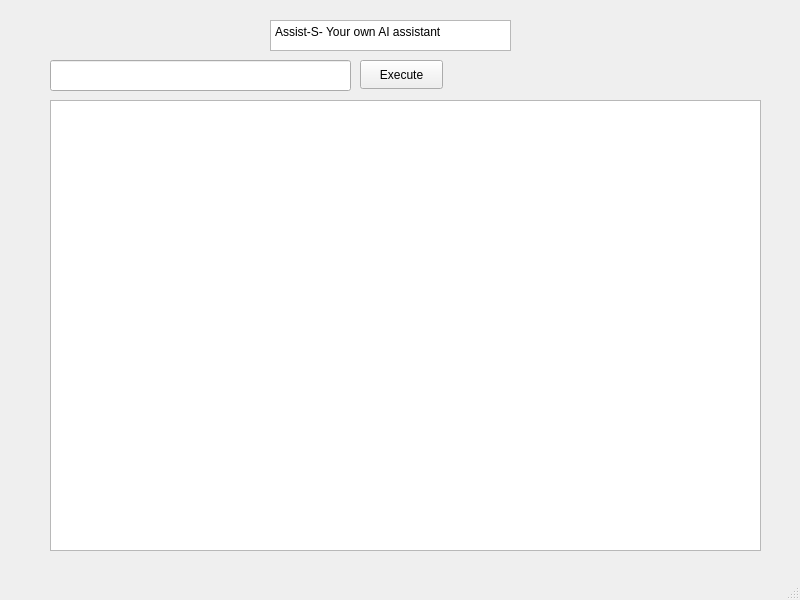
<?xml version="1.0" encoding="UTF-8"?>
<ui version="4.0">
 <class>MainWindow</class>
 <widget class="QMainWindow" name="MainWindow">
  <property name="geometry">
   <rect>
    <x>0</x>
    <y>0</y>
    <width>800</width>
    <height>600</height>
   </rect>
  </property>
  <property name="windowTitle">
   <string>MainWindow</string>
  </property>
  <widget class="QWidget" name="centralwidget">
   <widget class="QLineEdit" name="commandLine">
    <property name="geometry">
     <rect>
      <x>50</x>
      <y>60</y>
      <width>301</width>
      <height>31</height>
     </rect>
    </property>
   </widget>
   <widget class="QPushButton" name="executeButton">
    <property name="geometry">
     <rect>
      <x>360</x>
      <y>60</y>
      <width>83</width>
      <height>29</height>
     </rect>
    </property>
    <property name="text">
     <string>Execute</string>
    </property>
   </widget>
   <widget class="QTextEdit" name="outputRes">
    <property name="geometry">
     <rect>
      <x>50</x>
      <y>100</y>
      <width>711</width>
      <height>451</height>
     </rect>
    </property>
   </widget>
   <widget class="QPlainTextEdit" name="textTitle">
    <property name="geometry">
     <rect>
      <x>270</x>
      <y>20</y>
      <width>241</width>
      <height>31</height>
     </rect>
    </property>
    <property name="plainText">
     <string>Assist-S- Your own AI assistant</string>
    </property>
   </widget>
  </widget>
  <widget class="QStatusBar" name="statusbar"/>
 </widget>
 <resources/>
 <connections/>
</ui>
